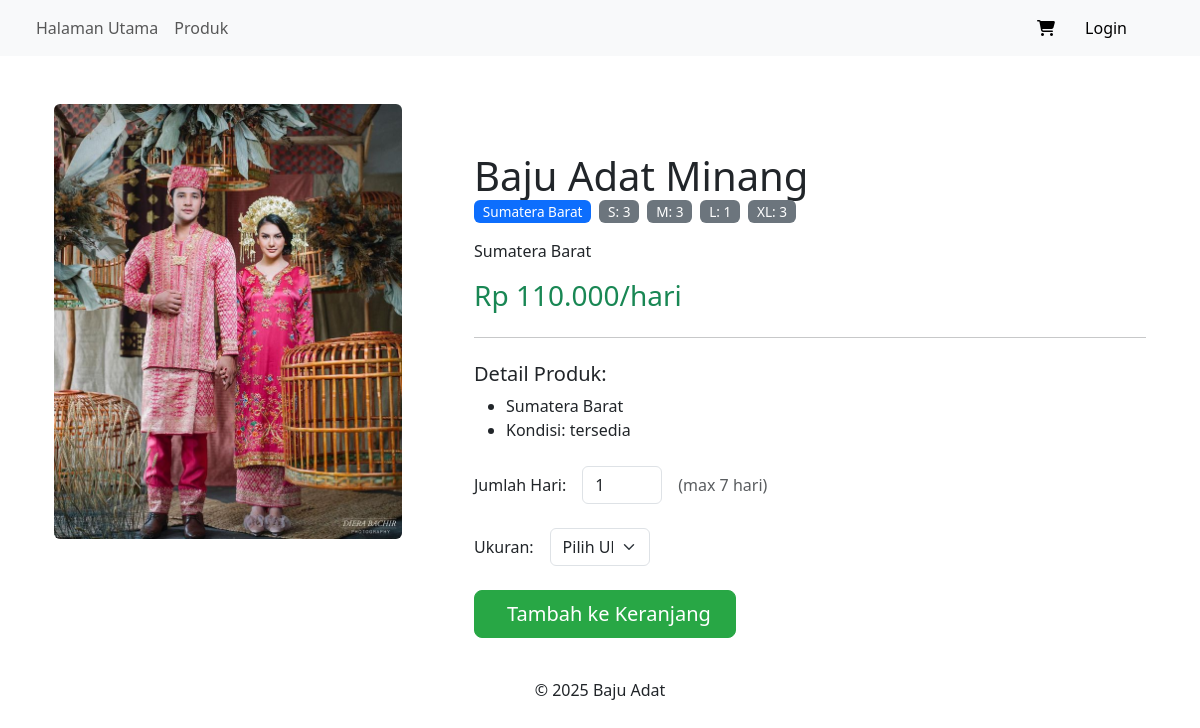
The app's page /detail.php?id=9 with its own data.
### tables this page shows
CREATE TABLE `produk_222145` (
  `produk_id_222145` int(11) NOT NULL,
  `nama_produk_222145` varchar(100) NOT NULL,
  `deskripsi_222145` text DEFAULT NULL,
  `kategori_222145` varchar(50) NOT NULL,
  `harga_sewa_222145` decimal(10,2) NOT NULL,
  `gambar_222145` varchar(255) DEFAULT NULL,
  `kelengkapan_222145` text NOT NULL,
  `status_222145` enum('tersedia','tidak tersedia') DEFAULT 'tersedia'
);

### detail.php (the view, shortened to what this page needs)
<?php
include 'partials/header.php';
$produk_id = $_GET['id'] ?? 0;
$query = "SELECT p.*,
                 GROUP_CONCAT(CONCAT(u.ukuran_222145, ':', u.stok_222145)) AS stok_ukuran
          FROM produk_222145 p
          LEFT JOIN ukuran_produk_222145 u ON p.produk_id_222145 = u.produk_id_222145
          WHERE p.produk_id_222145 = $produk_id
          GROUP BY p.produk_id_222145";
$result = mysqli_query($koneksi, $query);
$produk = mysqli_fetch_assoc($result);
?>
<section class="container mt-5">
    <div class="row">
        <div class="col-md-4">
            <div class="mb-4">
                <img src="admin/bajuadat/<?= htmlspecialchars($produk['gambar_222145'] ?? 'img/kebaya.png') ?>" class="card-img-top img-fluid rounded" alt="<?= htmlspecialchars($produk['nama_produk_222145']) ?>">
            </div>
        </div>
        <div class="col-md-8">
            <div class="mb-4 mt-md-5">
                <div class="card-body ms-md-5">
                    <h1 class="card-title"><?= htmlspecialchars($produk['nama_produk_222145']) ?></h1>
                    <div class="d-flex align-items-center mb-3">
                        <span class="badge bg-primary me-2"><?= htmlspecialchars($produk['kategori_222145']) ?></span>
                        <?php
                        if(!empty($produk['stok_ukuran'])) {
                            $stok_ukuran = explode(",", $produk['stok_ukuran']);
                            foreach($stok_ukuran as $stok) {
                                list($ukuran, $jumlah) = explode(":", $stok);
                                echo "<span class='badge bg-secondary me-2'>$ukuran: $jumlah</span>";
                            }
                        } else {
                            echo "<small class='text-muted'>Stok kosong</small>";
                        }
                        ?>
                    </div>
                    <p class="card-text mt-2">
                        <?= htmlspecialchars($produk['deskripsi_222145']) ?>
                    </p>
                    <div class="mb-4">
                        <h3 class="text-success">Rp <?= number_format($produk['harga_sewa_222145'], 0, ',', '.') ?>/hari</h3>
                    </div>
                    <hr>
                    <h5 class="mt-4">Detail Produk:</h5>
                    <ul>
                        <?php
                        $kelengkapan = explode(",", $produk['kelengkapan_222145']);
                        foreach($kelengkapan as $item):
                            if(trim($item)): ?>
                                <li><?= htmlspecialchars(trim($item)) ?></li>
                            <?php endif;
                        endforeach; ?>
                        <li>Kondisi: <?= htmlspecialchars($produk['status_222145']) ?></li>
                    </ul>
                    <form class="mt-4" method="post">
                        <div class="row g-3 align-items-center">
                            <div class="col-auto">
                                <label for="jumlah" class="col-form-label">Jumlah Hari:</label>
                            </div>
                            <div class="col-auto">
                                <input type="number" class="form-control" id="jumlah" name="jumlah_hari" min="1" max="7" value="1" style="width: 80px;" required>
                            </div>
                            <div class="col-auto">
                                <span class="text-muted">(max 7 hari)</span>
                            </div>
                        </div>
                        <div class="row g-3 align-items-center mt-2">
                            <div class="col-auto">
                                <label for="ukuran" class="col-form-label">Ukuran:</label>
                            </div>
                            <div class="col-auto">
                                <select class="form-select" id="ukuran" name="ukuran" style="width: 100px;" required>
                                    <option value="">Pilih Ukuran</option>
                                </select>
                            </div>
                        </div>
                        <div class="mt-4">
                            <button type="submit" name="add_to_cart" class="btn btn-success btn-lg px-4" <?= (empty($produk['stok_ukuran'])) ? 'disabled' : '' ?>>
                                <i class="bi bi-cart-plus me-2"></i> Tambah ke Keranjang
                            </button>
                        </div>
                    </form>
                </div>
            </div>
        </div>
    </div>
</section>
<?php include 'partials/footer.php'; ?>

### detail.php (style rules this page uses)
.card-img-top { border-radius: 8px 8px 0 0; }
.btn-success { background-color: #28a745; border-color: #28a745; }
.badge { font-size: 0.85rem; padding: 0.35em 0.65em; font-weight: 500; }
.badge.bg-secondary { background-color: #6c757d !important; }

### records on screen
produk_222145: gambar_222145 (picture), nama_produk_222145 "Baju Adat Minang", kategori_222145 "Sumatera Barat", deskripsi_222145 "Sumatera Barat", harga_sewa_222145 "110.000", kelengkapan_222145 "Sumatera Barat", status_222145 "tersedia"

### other values on screen
$ukuran "S"
$jumlah "3"
$ukuran "M"
$ukuran "L"
$jumlah "1"
$ukuran "XL"
